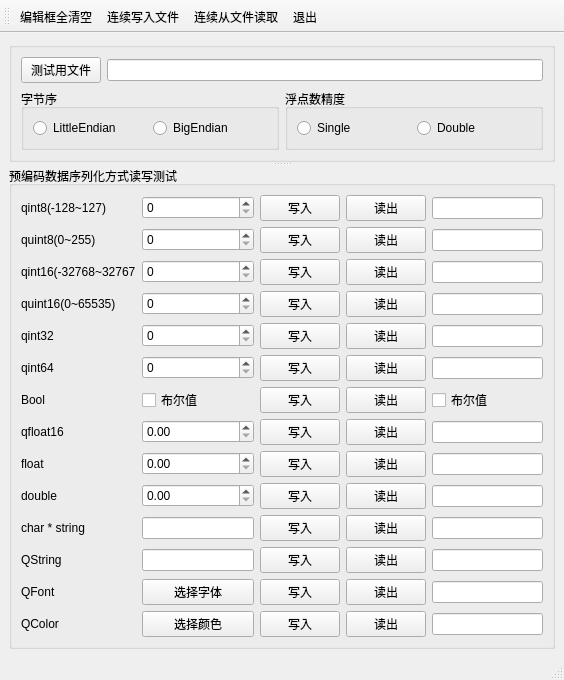
<?xml version="1.0" encoding="UTF-8"?>
<ui version="4.0">
 <class>MainWindow</class>
 <widget class="QMainWindow" name="MainWindow">
  <property name="geometry">
   <rect>
    <x>0</x>
    <y>0</y>
    <width>564</width>
    <height>520</height>
   </rect>
  </property>
  <property name="windowTitle">
   <string>MainWindow</string>
  </property>
  <widget class="QWidget" name="centralwidget">
   <layout class="QVBoxLayout" name="verticalLayout_2">
    <item>
     <widget class="QSplitter" name="splitter">
      <property name="orientation">
       <enum>Qt::Vertical</enum>
      </property>
      <widget class="QGroupBox" name="groupBox_4">
       <property name="title">
        <string/>
       </property>
       <layout class="QVBoxLayout" name="verticalLayout">
        <item>
         <layout class="QHBoxLayout" name="horizontalLayout_5">
          <item>
           <widget class="QPushButton" name="btnTestFile">
            <property name="text">
             <string>测试用文件</string>
            </property>
           </widget>
          </item>
          <item>
           <widget class="QLineEdit" name="lineEditFile"/>
          </item>
         </layout>
        </item>
        <item>
         <layout class="QHBoxLayout" name="horizontalLayout_6">
          <item>
           <widget class="QGroupBox" name="groupBox_2">
            <property name="title">
             <string>字节序</string>
            </property>
            <layout class="QHBoxLayout" name="horizontalLayout">
             <item>
              <widget class="QRadioButton" name="rBtnLE">
               <property name="text">
                <string>LittleEndian</string>
               </property>
              </widget>
             </item>
             <item>
              <widget class="QRadioButton" name="rBtnBE">
               <property name="text">
                <string>BigEndian</string>
               </property>
              </widget>
             </item>
            </layout>
           </widget>
          </item>
          <item>
           <widget class="QGroupBox" name="groupBox_3">
            <property name="title">
             <string>浮点数精度</string>
            </property>
            <layout class="QHBoxLayout" name="horizontalLayout_2">
             <item>
              <widget class="QRadioButton" name="rBtnSingle">
               <property name="text">
                <string>Single</string>
               </property>
              </widget>
             </item>
             <item>
              <widget class="QRadioButton" name="rBtnDouble">
               <property name="text">
                <string>Double</string>
               </property>
              </widget>
             </item>
            </layout>
           </widget>
          </item>
         </layout>
        </item>
       </layout>
      </widget>
      <widget class="QGroupBox" name="groupBox">
       <property name="title">
        <string>预编码数据序列化方式读写测试</string>
       </property>
       <layout class="QGridLayout" name="gridLayout">
        <item row="0" column="1">
         <widget class="QSpinBox" name="spinInt8"/>
        </item>
        <item row="0" column="0">
         <widget class="QLabel" name="label">
          <property name="text">
           <string>qint8(-128~127)</string>
          </property>
         </widget>
        </item>
        <item row="5" column="0">
         <widget class="QLabel" name="label_6">
          <property name="text">
           <string>qint64</string>
          </property>
         </widget>
        </item>
        <item row="10" column="0">
         <widget class="QLabel" name="label_11">
          <property name="text">
           <string>char * string</string>
          </property>
         </widget>
        </item>
        <item row="2" column="4">
         <widget class="QLineEdit" name="editInt16Out"/>
        </item>
        <item row="1" column="0">
         <widget class="QLabel" name="label_2">
          <property name="text">
           <string>quint8(0~255)</string>
          </property>
         </widget>
        </item>
        <item row="2" column="0">
         <widget class="QLabel" name="label_3">
          <property name="text">
           <string>qint16(-32768~32767</string>
          </property>
         </widget>
        </item>
        <item row="2" column="3">
         <widget class="QPushButton" name="btnInt16Read">
          <property name="text">
           <string>读出</string>
          </property>
         </widget>
        </item>
        <item row="0" column="2">
         <widget class="QPushButton" name="btnInt8Write">
          <property name="text">
           <string>写入</string>
          </property>
         </widget>
        </item>
        <item row="9" column="0">
         <widget class="QLabel" name="label_10">
          <property name="text">
           <string>double</string>
          </property>
         </widget>
        </item>
        <item row="0" column="4">
         <widget class="QLineEdit" name="editInt8Out"/>
        </item>
        <item row="3" column="0">
         <widget class="QLabel" name="label_4">
          <property name="text">
           <string>quint16(0~65535)</string>
          </property>
         </widget>
        </item>
        <item row="4" column="0">
         <widget class="QLabel" name="label_5">
          <property name="text">
           <string>qint32</string>
          </property>
         </widget>
        </item>
        <item row="12" column="0">
         <widget class="QLabel" name="label_13">
          <property name="text">
           <string>QFont</string>
          </property>
         </widget>
        </item>
        <item row="2" column="2">
         <widget class="QPushButton" name="btnInt16Write">
          <property name="text">
           <string>写入</string>
          </property>
         </widget>
        </item>
        <item row="7" column="0">
         <widget class="QLabel" name="label_8">
          <property name="text">
           <string>qfloat16</string>
          </property>
         </widget>
        </item>
        <item row="8" column="0">
         <widget class="QLabel" name="label_9">
          <property name="text">
           <string>float</string>
          </property>
         </widget>
        </item>
        <item row="1" column="2">
         <widget class="QPushButton" name="btnUint8Write">
          <property name="text">
           <string>写入</string>
          </property>
         </widget>
        </item>
        <item row="1" column="4">
         <widget class="QLineEdit" name="editUint8Out"/>
        </item>
        <item row="1" column="1">
         <widget class="QSpinBox" name="spinUint8"/>
        </item>
        <item row="2" column="1">
         <widget class="QSpinBox" name="spinInt16"/>
        </item>
        <item row="0" column="3">
         <widget class="QPushButton" name="btnInt8Read">
          <property name="text">
           <string>读出</string>
          </property>
         </widget>
        </item>
        <item row="6" column="0">
         <widget class="QLabel" name="label_7">
          <property name="text">
           <string>Bool</string>
          </property>
         </widget>
        </item>
        <item row="1" column="3">
         <widget class="QPushButton" name="btnUint8Read">
          <property name="text">
           <string>读出</string>
          </property>
         </widget>
        </item>
        <item row="11" column="0">
         <widget class="QLabel" name="label_12">
          <property name="text">
           <string>QString</string>
          </property>
         </widget>
        </item>
        <item row="13" column="0">
         <widget class="QLabel" name="label_14">
          <property name="text">
           <string>QColor</string>
          </property>
         </widget>
        </item>
        <item row="3" column="1">
         <widget class="QSpinBox" name="spinUint16"/>
        </item>
        <item row="4" column="1">
         <widget class="QSpinBox" name="spinInt32"/>
        </item>
        <item row="5" column="1">
         <widget class="QSpinBox" name="spinInt64"/>
        </item>
        <item row="6" column="1">
         <widget class="QCheckBox" name="chkBoolIn">
          <property name="text">
           <string>布尔值</string>
          </property>
         </widget>
        </item>
        <item row="7" column="1">
         <widget class="QDoubleSpinBox" name="spinFloat16"/>
        </item>
        <item row="8" column="1">
         <widget class="QDoubleSpinBox" name="spinFloat"/>
        </item>
        <item row="9" column="1">
         <widget class="QDoubleSpinBox" name="spinDouble"/>
        </item>
        <item row="10" column="1">
         <widget class="QLineEdit" name="editStrIn"/>
        </item>
        <item row="11" column="1">
         <widget class="QLineEdit" name="editQStrIn"/>
        </item>
        <item row="12" column="1">
         <widget class="QPushButton" name="btnFontIn">
          <property name="text">
           <string>选择字体</string>
          </property>
         </widget>
        </item>
        <item row="13" column="1">
         <widget class="QPushButton" name="btnColorIn">
          <property name="text">
           <string>选择颜色</string>
          </property>
         </widget>
        </item>
        <item row="3" column="2">
         <widget class="QPushButton" name="btnUint16Write">
          <property name="text">
           <string>写入</string>
          </property>
         </widget>
        </item>
        <item row="4" column="2">
         <widget class="QPushButton" name="btnInt32Write">
          <property name="text">
           <string>写入</string>
          </property>
         </widget>
        </item>
        <item row="5" column="2">
         <widget class="QPushButton" name="btnInt64Write">
          <property name="text">
           <string>写入</string>
          </property>
         </widget>
        </item>
        <item row="6" column="2">
         <widget class="QPushButton" name="btnBoolWrite">
          <property name="text">
           <string>写入</string>
          </property>
         </widget>
        </item>
        <item row="7" column="2">
         <widget class="QPushButton" name="btnFloat16Write">
          <property name="text">
           <string>写入</string>
          </property>
         </widget>
        </item>
        <item row="3" column="3">
         <widget class="QPushButton" name="btnUint16Read">
          <property name="text">
           <string>读出</string>
          </property>
         </widget>
        </item>
        <item row="4" column="3">
         <widget class="QPushButton" name="btnInt32Read">
          <property name="text">
           <string>读出</string>
          </property>
         </widget>
        </item>
        <item row="5" column="3">
         <widget class="QPushButton" name="btnInt64Read">
          <property name="text">
           <string>读出</string>
          </property>
         </widget>
        </item>
        <item row="6" column="3">
         <widget class="QPushButton" name="btnBoolRead">
          <property name="text">
           <string>读出</string>
          </property>
         </widget>
        </item>
        <item row="7" column="3">
         <widget class="QPushButton" name="btnFloat16Read">
          <property name="text">
           <string>读出</string>
          </property>
         </widget>
        </item>
        <item row="8" column="2">
         <widget class="QPushButton" name="btnFloatWrite">
          <property name="text">
           <string>写入</string>
          </property>
         </widget>
        </item>
        <item row="8" column="3">
         <widget class="QPushButton" name="btnFloatRead">
          <property name="text">
           <string>读出</string>
          </property>
         </widget>
        </item>
        <item row="9" column="2">
         <widget class="QPushButton" name="btnDoubleWrite">
          <property name="text">
           <string>写入</string>
          </property>
         </widget>
        </item>
        <item row="9" column="3">
         <widget class="QPushButton" name="btnDoubleRead">
          <property name="text">
           <string>读出</string>
          </property>
         </widget>
        </item>
        <item row="10" column="2">
         <widget class="QPushButton" name="btnStrWrite">
          <property name="text">
           <string>写入</string>
          </property>
         </widget>
        </item>
        <item row="10" column="3">
         <widget class="QPushButton" name="btnStrRead">
          <property name="text">
           <string>读出</string>
          </property>
         </widget>
        </item>
        <item row="11" column="2">
         <widget class="QPushButton" name="btnQStrWrite">
          <property name="text">
           <string>写入</string>
          </property>
         </widget>
        </item>
        <item row="11" column="3">
         <widget class="QPushButton" name="btnQStrRead">
          <property name="text">
           <string>读出</string>
          </property>
         </widget>
        </item>
        <item row="12" column="2">
         <widget class="QPushButton" name="btnFontWrite">
          <property name="text">
           <string>写入</string>
          </property>
         </widget>
        </item>
        <item row="12" column="3">
         <widget class="QPushButton" name="btnFontRead">
          <property name="text">
           <string>读出</string>
          </property>
         </widget>
        </item>
        <item row="13" column="2">
         <widget class="QPushButton" name="btnColorWrite">
          <property name="text">
           <string>写入</string>
          </property>
         </widget>
        </item>
        <item row="13" column="3">
         <widget class="QPushButton" name="btnColorRead">
          <property name="text">
           <string>读出</string>
          </property>
         </widget>
        </item>
        <item row="3" column="4">
         <widget class="QLineEdit" name="editUint16Out"/>
        </item>
        <item row="4" column="4">
         <widget class="QLineEdit" name="editInt32Out"/>
        </item>
        <item row="5" column="4">
         <widget class="QLineEdit" name="editInt64Out"/>
        </item>
        <item row="6" column="4">
         <widget class="QCheckBox" name="chkBoolOut">
          <property name="text">
           <string>布尔值</string>
          </property>
         </widget>
        </item>
        <item row="7" column="4">
         <widget class="QLineEdit" name="editFloat16Out"/>
        </item>
        <item row="8" column="4">
         <widget class="QLineEdit" name="editFloatOut"/>
        </item>
        <item row="9" column="4">
         <widget class="QLineEdit" name="editDoubleOut"/>
        </item>
        <item row="10" column="4">
         <widget class="QLineEdit" name="editStrOut"/>
        </item>
        <item row="11" column="4">
         <widget class="QLineEdit" name="editQStrOut"/>
        </item>
        <item row="12" column="4">
         <widget class="QLineEdit" name="editFontOut"/>
        </item>
        <item row="13" column="4">
         <widget class="QLineEdit" name="editColorOut"/>
        </item>
       </layout>
      </widget>
     </widget>
    </item>
   </layout>
  </widget>
  <widget class="QStatusBar" name="statusbar"/>
  <widget class="QToolBar" name="toolBar">
   <property name="windowTitle">
    <string>toolBar</string>
   </property>
   <property name="toolButtonStyle">
    <enum>Qt::ToolButtonTextBesideIcon</enum>
   </property>
   <attribute name="toolBarArea">
    <enum>TopToolBarArea</enum>
   </attribute>
   <attribute name="toolBarBreak">
    <bool>false</bool>
   </attribute>
   <addaction name="actionEditClear"/>
   <addaction name="actionWriteCon"/>
   <addaction name="actionReadCon"/>
   <addaction name="actionQuit"/>
  </widget>
  <action name="actionEditClear">
   <property name="icon">
    <iconset resource="res.qrc">
     <normaloff>:/icons/images/214.bmp</normaloff>:/icons/images/214.bmp</iconset>
   </property>
   <property name="text">
    <string>编辑框全清空</string>
   </property>
   <property name="menuRole">
    <enum>QAction::NoRole</enum>
   </property>
  </action>
  <action name="actionWriteCon">
   <property name="icon">
    <iconset resource="res.qrc">
     <normaloff>:/icons/images/saveall1.bmp</normaloff>:/icons/images/saveall1.bmp</iconset>
   </property>
   <property name="text">
    <string>连续写入文件</string>
   </property>
   <property name="menuRole">
    <enum>QAction::NoRole</enum>
   </property>
  </action>
  <action name="actionReadCon">
   <property name="icon">
    <iconset resource="res.qrc">
     <normaloff>:/icons/images/upfold1.bmp</normaloff>:/icons/images/upfold1.bmp</iconset>
   </property>
   <property name="text">
    <string>连续从文件读取</string>
   </property>
   <property name="menuRole">
    <enum>QAction::NoRole</enum>
   </property>
  </action>
  <action name="actionQuit">
   <property name="icon">
    <iconset resource="res.qrc">
     <normaloff>:/icons/images/132.bmp</normaloff>:/icons/images/132.bmp</iconset>
   </property>
   <property name="text">
    <string>退出</string>
   </property>
   <property name="menuRole">
    <enum>QAction::NoRole</enum>
   </property>
  </action>
 </widget>
 <resources>
  <include location="res.qrc"/>
 </resources>
 <connections>
  <connection>
   <sender>actionQuit</sender>
   <signal>triggered()</signal>
   <receiver>MainWindow</receiver>
   <slot>close()</slot>
   <hints>
    <hint type="sourcelabel">
     <x>-1</x>
     <y>-1</y>
    </hint>
    <hint type="destinationlabel">
     <x>281</x>
     <y>259</y>
    </hint>
   </hints>
  </connection>
 </connections>
</ui>
